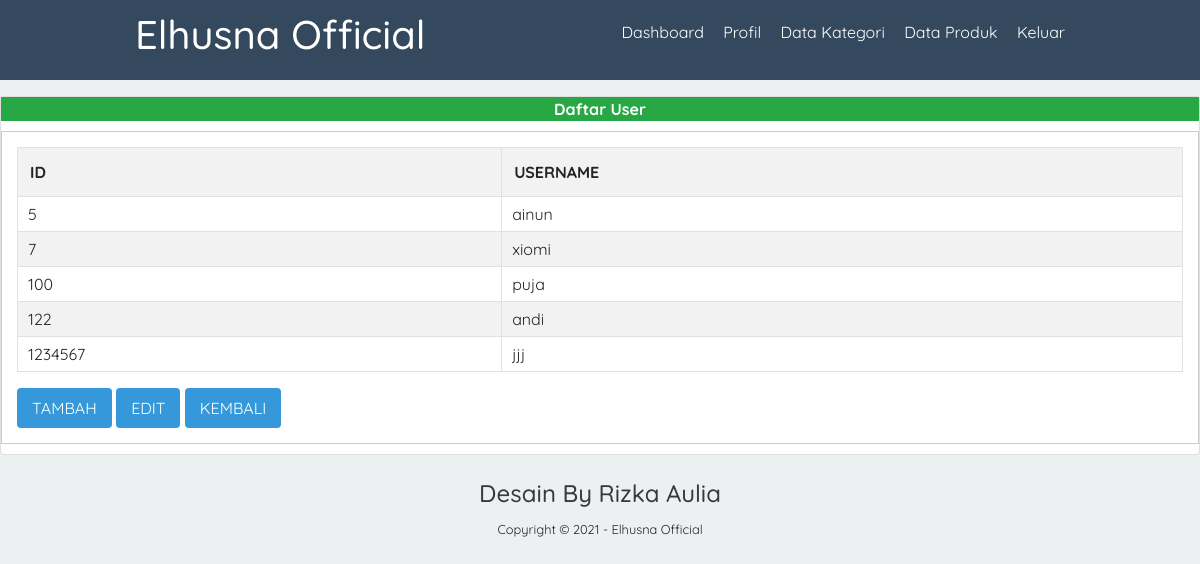
The app's page /profile.php with its own data.
### tables this page shows
CREATE TABLE `setlogin` (
  `id` int(11) NOT NULL,
  `username` varchar(50) NOT NULL,
  `password` varchar(11) NOT NULL
);

### profile.php (the view, shortened to what this page needs)
<?php
$server ="localhost";
$user ="root";
$pass ="";
$database="jual";
$koneksi=mysqli_connect($server, $user, $pass, $database) or die(mysqli_error($koneksi));
?>
<!DOCTYPE html>
<html>
<head>
  <link rel="stylesheet" type="text/css" href="css/bootstrap.min.css">
  <link rel="stylesheet" type="text/css" href="style.css">
</head>
<body >
  <header>
    <div class="container">
      <h1><a href="dashboard.php">Elhusna Official</a></h1>
      <ul>
        <li><a href="dashboard.php">Dashboard</a></li>
        <li><a href="profile.php">Profil</a></li>
        <li><a href="data-kategori.php">Data Kategori</a></li>
        <li><a href="data-promosi.php">Data Produk</a></li>
        <li><a href="keluar.php">Keluar</a></li>
      </ul>
    </div>
  </header>
  <div class="card mt-3">
    <div class="card-heade bg-success text-white text-center">
      <b> Daftar User</b>
    </div>
    <div class="card-body">
      <table class="table table-bordered table-striped">
        <tr>
          <th class="text">ID</th>
          <th class="text">USERNAME</th>
        </tr>
        <?php
        $tampil=mysqli_query($koneksi, "SELECT * FROM setlogin order by id ");
        while ($data=mysqli_fetch_array($tampil)) :
          ?>
          <tr>
            <td><?=$data['id']?></td>
            <td><?=$data['username']?></td>
          </tr>
        <?php endwhile; ?>
      </table>
      <a href="tambahuser.php ?hal=tambah&id=<?=$data['id']?>" class="btn" > TAMBAH</a>
      <a href="ubahuser.php ?hal=edit&id=<?=$data['id']?>" class="btn" > EDIT</a>
      <a href="dashboard.php" class="btn" > KEMBALI</a>
    </div>
  </div>
  <footer class="text-center p-4">
    <h4 class="text-dark">Desain By Rizka Aulia</h4>
    <small>Copyright &copy; 2021 - Elhusna Official</small>
</body>
</html>

### style.css (style rules this page uses)
* { padding: 0; margin: 0; font-family: 'Quicksand',sans-serif; }
body { background-color: #ecf0f1; }
header { background-color: #34495e; color: #fff; }
header h1 { float : left; padding: 10px 0; }
header ul { float : right; }
header ul li { display: inline-block; }
header ul li a { padding: 20px 0 20px 15px; display: inline-block; }
a { color : inherit; text-decoration: none; }
.container { width : 80%; margin : 0 auto; }
.container:after { content :''; display: block; clear: both; }
.btn { padding: 8px 15px; background-color: #3498db; color : #fff; border : none; cursor: pointer; }
.table { width: 100%; border-collapse: collapse; }
.table tr { height: 30px; }
.table tr td { padding: 5px 10px; }
.card-body { background-color: #fff; border :1px solid #ccc; padding: 15px; box-sizing: border-box; margin:10px 0; }

### records on screen
setlogin: id "5", username "ainun"
setlogin: id "7", username "xiomi"
setlogin: id "100", username "puja"
setlogin: id "122", username "andi"
setlogin: id "1234567", username "jjj"
